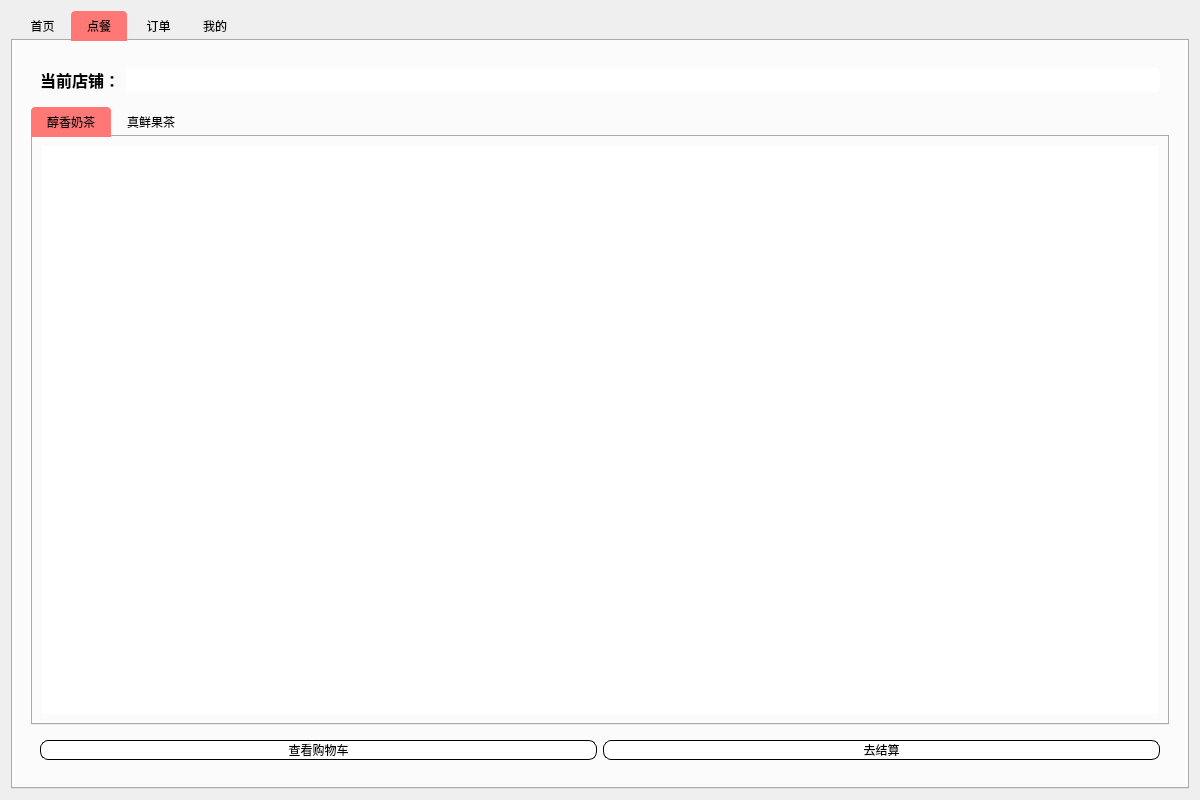
<?xml version="1.0" encoding="UTF-8"?>
<ui version="4.0">
 <class>CustomerWidget</class>
 <widget class="QWidget" name="CustomerWidget">
  <property name="geometry">
   <rect>
    <x>0</x>
    <y>0</y>
    <width>1200</width>
    <height>800</height>
   </rect>
  </property>
  <property name="minimumSize">
   <size>
    <width>1200</width>
    <height>800</height>
   </size>
  </property>
  <property name="windowTitle">
   <string>Form</string>
  </property>
  <property name="styleSheet">
   <string notr="true">/* 设置窗口背景色 */
QWidget {
    /*background-color: white;*/
}

/* 设置LineEdit样式 */
QLineEdit {
    /*background-color: white;*/
    
	font: 12pt &quot;华光大黑_CNKI&quot;;
    border-radius: 5px;
    padding: 4px 8px;
}

/* 设置Label样式 */
QLabel {
    
    font-size: 12pt;
    font-weight: bold;
}
/* 设置按钮样式 */
QPushButton {
    background-color: white;
    color: black; /* 红色 */
    border: 1px solid black;  /*红色边框 */
    border-radius: 8px;
    /*padding: 8px 16px;*/
	font: 9pt &quot;华光综艺_CNKI&quot;;
width: 3.5em; /* 设置按钮的宽度为字体大小的1.2倍 */
    height: 2em; /* 设置按钮的高度为字体大小的1.2倍 */
}

QPushButton:hover {
    background-color: #ff7875; /* 深红色 */
    color: white;
}

QPushButton:pressed {
    background-color: #d32f2f; /* 点击时的深红色 */
    color: white;
}
/* 设置TableWidget样式 */
QTableView {
    /*background-color: white;*/
    alternate-background-color: #f0f0f0; /* 浅灰色 */
    border: none;
}

QTableView::item:selected {
    background-color: #ff7875; /* 深红色 */
    color: white;
}
QTableView::horizontalHeader {
    font-family: Arial;
    font-size: 12px;
	font: 12pt &quot;华光标题黑_CNKI&quot;;
}

/* 设置TabWidget样式 */
QTabWidget {
    /*background-color: white;*/
}

QTabWidget::pane {
    /*border: none;*/
}

QTabBar::tab {
    /*background-color: white;  红色 */
    color: black;
    border-top-left-radius: 4px;
    border-top-right-radius: 4px;
    padding: 8px 16px;
	
	
	font: 12pt &quot;华光中长宋_CNKI&quot;;
width: 3.5em; /* 设置按钮的宽度为字体大小的1.2倍 */
    height: 2em; /* 设置按钮的高度为字体大小的1.2倍 */
}

QTabBar::tab:selected {
    background-color: #ff7875; /* 深红色 */
}
</string>
  </property>
  <layout class="QHBoxLayout" name="horizontalLayout">
   <item>
    <widget class="QTabWidget" name="customerWidget">
     <property name="focusPolicy">
      <enum>Qt::NoFocus</enum>
     </property>
     <property name="styleSheet">
      <string notr="true"/>
     </property>
     <property name="tabPosition">
      <enum>QTabWidget::North</enum>
     </property>
     <property name="tabShape">
      <enum>QTabWidget::Rounded</enum>
     </property>
     <property name="currentIndex">
      <number>1</number>
     </property>
     <property name="elideMode">
      <enum>Qt::ElideNone</enum>
     </property>
     <property name="usesScrollButtons">
      <bool>true</bool>
     </property>
     <property name="documentMode">
      <bool>false</bool>
     </property>
     <widget class="QWidget" name="homePageTab">
      <attribute name="title">
       <string> 首页</string>
      </attribute>
      <layout class="QVBoxLayout" name="verticalLayout">
       <item>
        <widget class="QStackedWidget" name="homePage_stacked">
         <property name="currentIndex">
          <number>0</number>
         </property>
         <widget class="QWidget" name="page">
          <layout class="QHBoxLayout" name="horizontalLayout_2">
           <item>
            <widget class="QPushButton" name="selfButton">
             <property name="sizePolicy">
              <sizepolicy hsizetype="Minimum" vsizetype="Preferred">
               <horstretch>0</horstretch>
               <verstretch>0</verstretch>
              </sizepolicy>
             </property>
             <property name="styleSheet">
              <string notr="true">
/* 设置按钮样式 */
QPushButton {
	background-image: url(:/picture/8.jpg); /* 设置按钮的背景图像 */
    background-repeat: no-repeat; /* 禁止背景图像重复 */
    background-position: center; /* 设置背景图像在按钮中的位置为居中 */
	background-size: cover; /* 让背景图像铺满整个按钮 */
    background-color: white;
    color: black; /* 红色 */
    border: 1px solid black;  /*红色边框 */
    border-radius: 8px;
    /*padding: 8px 16px;*/
	font: 9pt &quot;华光胖头鱼_CNKI&quot;;
	font: 20pt &quot;华光综艺_CNKI&quot;;
}

QPushButton:hover {
    background-color: white; /* 深红色 */
    color: white;
}

QPushButton:pressed {
    background-color: #d32f2f; /* 点击时的深红色 */
    color: white;
}</string>
             </property>
             <property name="text">
              <string/>
             </property>
            </widget>
           </item>
           <item>
            <widget class="QPushButton" name="sendButton">
             <property name="sizePolicy">
              <sizepolicy hsizetype="Minimum" vsizetype="Preferred">
               <horstretch>0</horstretch>
               <verstretch>0</verstretch>
              </sizepolicy>
             </property>
             <property name="styleSheet">
              <string notr="true">/* 设置按钮样式 */
QPushButton {
	background-image: url(:/picture/9.jpg); /* 设置按钮的背景图像 */
    background-repeat: no-repeat; /* 禁止背景图像重复 */
    background-position: center; /* 设置背景图像在按钮中的位置为居中 */
	background-size: cover; /* 让背景图像铺满整个按钮 */
    background-color: white;
    color: black; /* 红色 */
    border: 1px solid black;  /*红色边框 */
    border-radius: 8px;
    /*padding: 8px 16px;*/
	font: 9pt &quot;华光胖头鱼_CNKI&quot;;
	font: 20pt &quot;华光综艺_CNKI&quot;;
}

QPushButton:hover {
    background-color: white; /* 深红色 */
    color: white;
}

QPushButton:pressed {
    background-color: #d32f2f; /* 点击时的深红色 */
    color: white;
}</string>
             </property>
             <property name="text">
              <string/>
             </property>
            </widget>
           </item>
          </layout>
         </widget>
         <widget class="QWidget" name="page_2">
          <layout class="QVBoxLayout" name="verticalLayout_3">
           <item>
            <widget class="QLabel" name="label">
             <property name="text">
              <string>请选择店铺：</string>
             </property>
            </widget>
           </item>
           <item>
            <widget class="QTableWidget" name="shopTableWidget"/>
           </item>
           <item>
            <widget class="QWidget" name="widget_4" native="true">
             <layout class="QHBoxLayout" name="horizontalLayout_8">
              <item>
               <widget class="QPushButton" name="homeBackButton">
                <property name="text">
                 <string>返回</string>
                </property>
               </widget>
              </item>
              <item>
               <widget class="QPushButton" name="selectedShopButton">
                <property name="text">
                 <string> 确定</string>
                </property>
               </widget>
              </item>
             </layout>
            </widget>
           </item>
          </layout>
         </widget>
        </widget>
       </item>
      </layout>
     </widget>
     <widget class="QWidget" name="orderFoodTab">
      <attribute name="title">
       <string>点餐</string>
      </attribute>
      <layout class="QHBoxLayout" name="horizontalLayout_7">
       <item>
        <widget class="QStackedWidget" name="orderStackedWidget">
         <property name="currentIndex">
          <number>0</number>
         </property>
         <widget class="QWidget" name="page_3">
          <layout class="QVBoxLayout" name="verticalLayout_2">
           <item>
            <widget class="QWidget" name="widget" native="true">
             <layout class="QHBoxLayout" name="horizontalLayout_3">
              <item>
               <widget class="QLabel" name="shopLabel">
                <property name="text">
                 <string>当前店铺：</string>
                </property>
               </widget>
              </item>
              <item>
               <widget class="QLineEdit" name="shopLineEdit"/>
              </item>
             </layout>
            </widget>
           </item>
           <item>
            <widget class="QTabWidget" name="menuTabWidget">
             <property name="minimumSize">
              <size>
               <width>0</width>
               <height>0</height>
              </size>
             </property>
             <property name="currentIndex">
              <number>0</number>
             </property>
             <widget class="QWidget" name="milkTeaTab">
              <attribute name="title">
               <string>醇香奶茶</string>
              </attribute>
              <layout class="QHBoxLayout" name="horizontalLayout_5">
               <item>
                <widget class="QTableWidget" name="milkTeaTableWidget"/>
               </item>
              </layout>
             </widget>
             <widget class="QWidget" name="fruitTeaTab">
              <attribute name="title">
               <string>真鲜果茶</string>
              </attribute>
              <layout class="QHBoxLayout" name="horizontalLayout_6">
               <item>
                <widget class="QTableWidget" name="fruitTeaTableWidget"/>
               </item>
              </layout>
             </widget>
            </widget>
           </item>
           <item>
            <widget class="QWidget" name="widget_2" native="true">
             <layout class="QHBoxLayout" name="horizontalLayout_4">
              <item>
               <widget class="QPushButton" name="cartButton">
                <property name="text">
                 <string>查看购物车</string>
                </property>
               </widget>
              </item>
              <item>
               <widget class="QPushButton" name="toPayButton">
                <property name="text">
                 <string>去结算</string>
                </property>
               </widget>
              </item>
             </layout>
            </widget>
           </item>
          </layout>
         </widget>
         <widget class="QWidget" name="page_4">
          <layout class="QVBoxLayout" name="verticalLayout_4">
           <item>
            <widget class="QLabel" name="cartLabel">
             <property name="text">
              <string>已选商品：</string>
             </property>
            </widget>
           </item>
           <item>
            <widget class="QTableWidget" name="cartTableWidget"/>
           </item>
           <item>
            <widget class="QWidget" name="widget_6" native="true">
             <layout class="QHBoxLayout" name="horizontalLayout_10">
              <item>
               <spacer name="horizontalSpacer">
                <property name="orientation">
                 <enum>Qt::Horizontal</enum>
                </property>
                <property name="sizeHint" stdset="0">
                 <size>
                  <width>40</width>
                  <height>20</height>
                 </size>
                </property>
               </spacer>
              </item>
              <item>
               <widget class="QLabel" name="sumLabel">
                <property name="text">
                 <string>总额：</string>
                </property>
               </widget>
              </item>
              <item>
               <widget class="QLCDNumber" name="sumLcdNumber">
                <property name="font">
                 <font>
                  <family>Ubuntu</family>
                  <pointsize>11</pointsize>
                  <weight>50</weight>
                  <italic>false</italic>
                  <bold>false</bold>
                 </font>
                </property>
                <property name="styleSheet">
                 <string notr="true">color: rgb(204, 0, 0);
font: 11pt &quot;Ubuntu&quot;;</string>
                </property>
               </widget>
              </item>
             </layout>
            </widget>
           </item>
           <item>
            <widget class="QWidget" name="widget_5" native="true">
             <layout class="QHBoxLayout" name="horizontalLayout_9">
              <item>
               <widget class="QPushButton" name="backToOrderButton">
                <property name="text">
                 <string>返回</string>
                </property>
               </widget>
              </item>
              <item>
               <widget class="QPushButton" name="payButton">
                <property name="text">
                 <string>结算</string>
                </property>
               </widget>
              </item>
             </layout>
            </widget>
           </item>
          </layout>
         </widget>
        </widget>
       </item>
      </layout>
     </widget>
     <widget class="QWidget" name="orderTab">
      <attribute name="title">
       <string> 订单</string>
      </attribute>
      <layout class="QHBoxLayout" name="horizontalLayout_11">
       <item>
        <widget class="QTableWidget" name="orderTableWidget"/>
       </item>
      </layout>
     </widget>
     <widget class="QWidget" name="myTab">
      <attribute name="title">
       <string>我的</string>
      </attribute>
      <layout class="QVBoxLayout" name="verticalLayout_5">
       <item>
        <widget class="QWidget" name="widget_8" native="true">
         <layout class="QHBoxLayout" name="horizontalLayout_12">
          <item>
           <widget class="QWidget" name="widget_7" native="true">
            <property name="minimumSize">
             <size>
              <width>300</width>
              <height>300</height>
             </size>
            </property>
            <property name="styleSheet">
             <string notr="true">image: url(://picture/logo2.png);</string>
            </property>
           </widget>
          </item>
          <item>
           <widget class="QWidget" name="widget_3" native="true">
            <layout class="QGridLayout" name="gridLayout">
             <item row="0" column="1">
              <widget class="QLineEdit" name="nickLineEdit"/>
             </item>
             <item row="0" column="2">
              <widget class="QPushButton" name="changeNickButton">
               <property name="text">
                <string>修改</string>
               </property>
              </widget>
             </item>
             <item row="0" column="3">
              <widget class="QPushButton" name="saveNickButton">
               <property name="text">
                <string>保存</string>
               </property>
              </widget>
             </item>
             <item row="0" column="0">
              <widget class="QLabel" name="nickLabel">
               <property name="text">
                <string>昵称：</string>
               </property>
              </widget>
             </item>
             <item row="1" column="1">
              <widget class="QLineEdit" name="phoneLineEdit"/>
             </item>
             <item row="1" column="0">
              <widget class="QLabel" name="phoneLabel">
               <property name="text">
                <string>电话：</string>
               </property>
              </widget>
             </item>
             <item row="1" column="3">
              <widget class="QPushButton" name="savePhoneButton">
               <property name="text">
                <string>保存</string>
               </property>
              </widget>
             </item>
             <item row="1" column="2">
              <widget class="QPushButton" name="changePhoneButton">
               <property name="text">
                <string>修改</string>
               </property>
              </widget>
             </item>
            </layout>
           </widget>
          </item>
         </layout>
        </widget>
       </item>
       <item>
        <spacer name="verticalSpacer">
         <property name="orientation">
          <enum>Qt::Vertical</enum>
         </property>
         <property name="sizeHint" stdset="0">
          <size>
           <width>20</width>
           <height>40</height>
          </size>
         </property>
        </spacer>
       </item>
       <item>
        <widget class="QPushButton" name="changePasswordButton">
         <property name="text">
          <string>修改密码</string>
         </property>
        </widget>
       </item>
      </layout>
     </widget>
    </widget>
   </item>
  </layout>
 </widget>
 <resources/>
 <connections/>
</ui>
